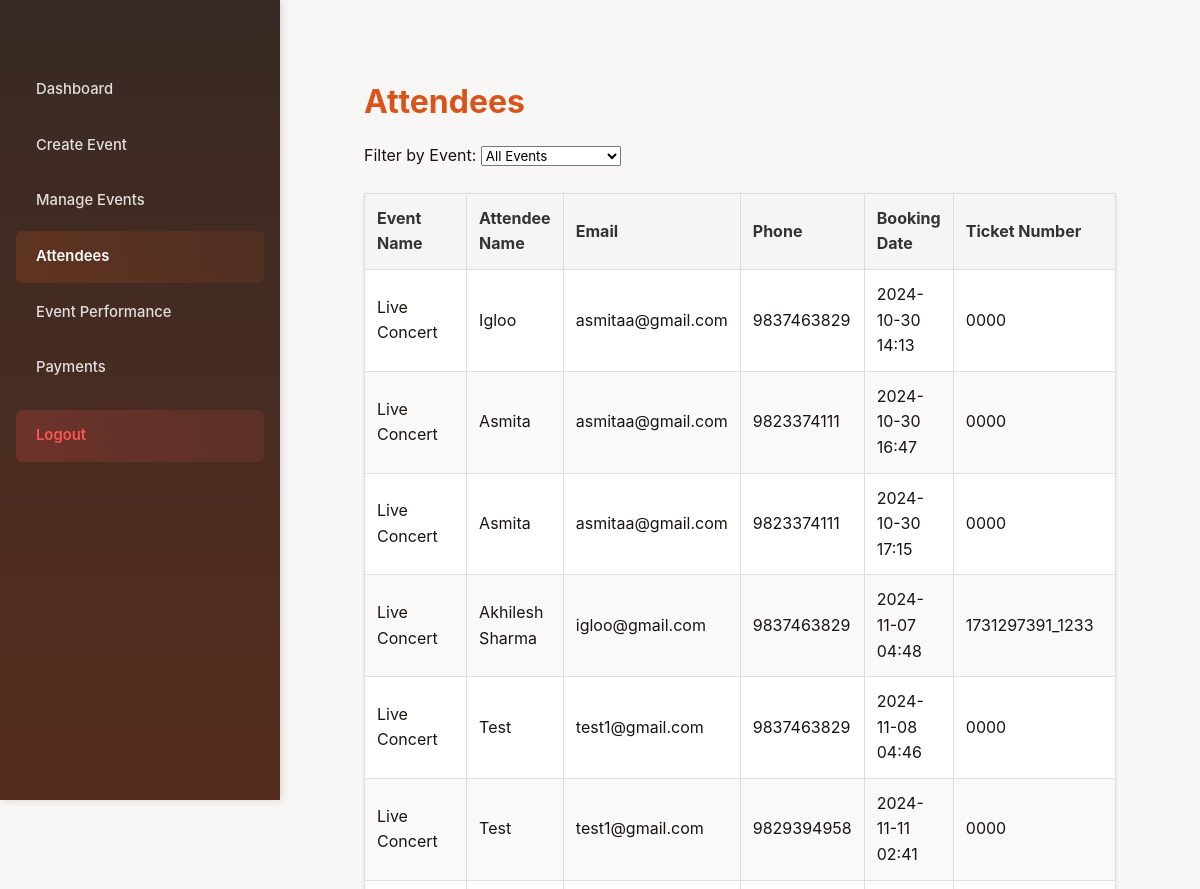
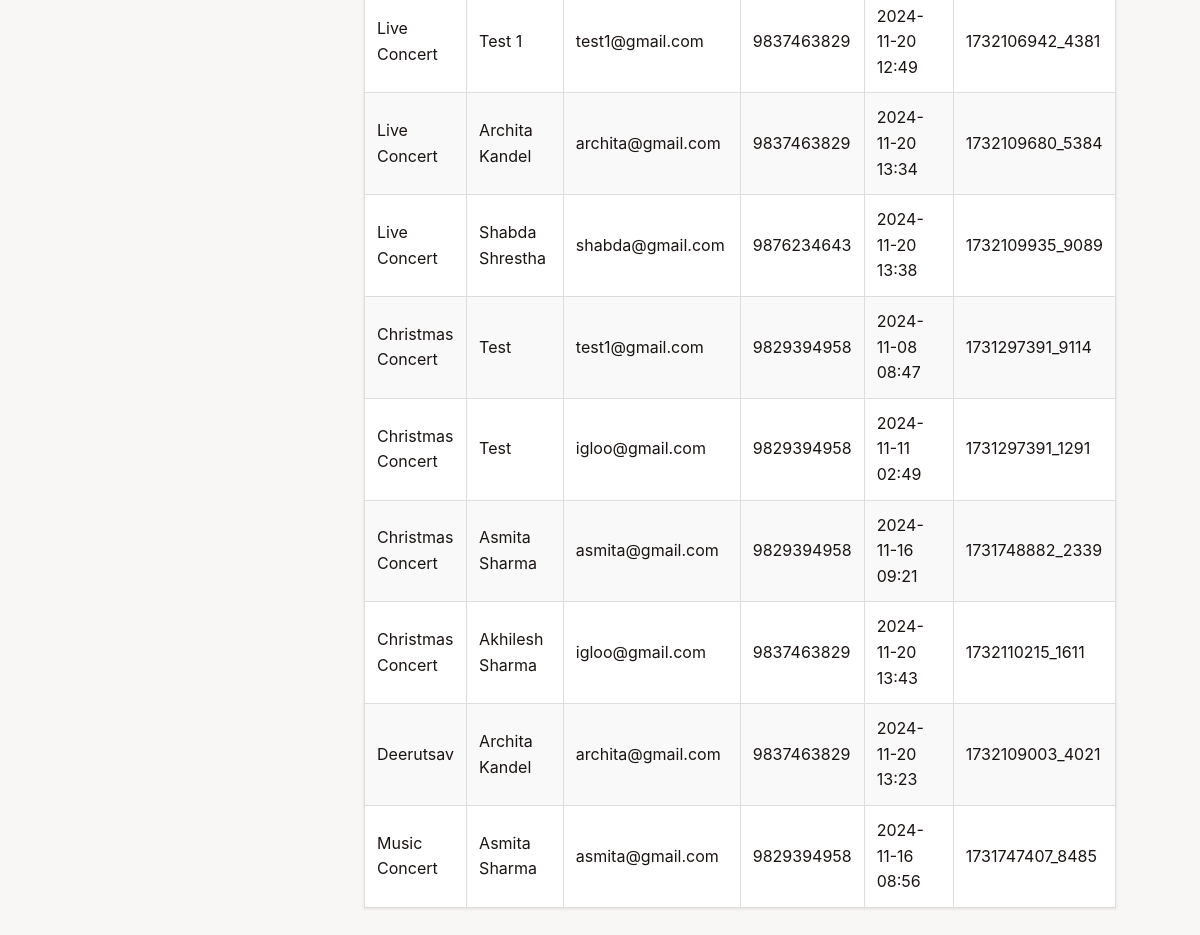
The app's page /attendees/ (signed in) with its own data (2 pictures, top to bottom).
### myApp/models.py (models this page shows, shortened)
class Booking(models.Model):
    event = models.ForeignKey(Event, on_delete=models.CASCADE, related_name='bookings', null=True, blank=True)
    name = models.CharField(max_length=100)
    email = models.EmailField(null=True, blank=True)
    phone = models.CharField(max_length=15, null=True, blank=True)
    number_of_tickets = models.PositiveIntegerField(default=1)
    ticket_price = models.DecimalField(max_digits=10, decimal_places=2, null=True, blank=True)  # Added field for ticket price
    booking_date = models.DateTimeField(auto_now_add=True)
    ticket_number = models.CharField(max_length=50, default="0000")

class Event(models.Model):
    name=models.CharField(max_length=50)
    desc=models.CharField(max_length=50)
    img = models.ImageField(upload_to='myProject/pic/pic/')
    date = models.DateField(default=timezone.now)
    time = models.TimeField(default=timezone.now)
    location = models.CharField(max_length=255, default='Unknown')
    ticket_template = models.ImageField(upload_to='myProject/pic/pic/', blank=True, null=True)
    number_of_tickets = models.PositiveIntegerField(null=True, blank=True)  # New field for tickets available
    booked_tickets = models.IntegerField(default=0)
    ticket_price = models.DecimalField(max_digits=10, decimal_places=2, null=True, blank=True)  # New field for ticket price
    organizer = models.ForeignKey(User, on_delete=models.CASCADE,default=1)  # Link to user who submits
    approved = models.BooleanField(default=False)  # Admin approval flag
    is_free = models.BooleanField(default=False)
    latitude = models.FloatField(null=True, blank=True)  # New field for latitude
    longitude = models.FloatField(null=True, blank=True)  # New field for longitude

### myApp/views.py (the view)
# urls.py: path('attendees/', views.attendees_view, name='attendees'),
@login_required
def attendees_view(request):
    organizer = request.user
    events = Event.objects.filter(organizer=organizer)
    event_id = request.GET.get('event_id')
    if event_id:
        selected_event = Event.objects.get(id=event_id, organizer=organizer)
        bookings = Booking.objects.filter(event_id=event_id, event__organizer=organizer)
        selected_event_id = int(event_id)
        remaining_tickets = selected_event.number_of_tickets - selected_event.booked_tickets
    else:
        bookings = Booking.objects.filter(event__organizer=organizer)
        selected_event = None
        selected_event_id = None
        remaining_tickets = None
    context = {
        'bookings': bookings,
        'events': events,
        'selected_event_id': selected_event_id,
        'remaining_tickets': remaining_tickets,
        'selected_event': selected_event,
    }
    return render(request, 'attendees.html', context)

### myApp/templates/myApp/attendees.html (shortened to what this page needs)
{% extends "base_organizer.html" %}
{% block content %}
<div class="attendees-wrapper">
    <h1>Attendees</h1>
    <div class="sort-filter">
        <form method="GET" action="">
            <label for="eventFilter">Filter by Event:</label>
            <select id="eventFilter" name="event_id" onchange="this.form.submit()">
                <option value="">All Events</option>
            </select>
        </form>
    </div>
    <table>
        <thead>
            <tr>
                <th>Event Name</th>
                <th>Attendee Name</th>
                <th>Email</th>
                <th>Phone</th>
                <th>Booking Date</th>
                <th>Ticket Number</th>
            </tr>
        </thead>
        <tbody>
            {% for booking in bookings %}
            <tr>
                <td>{{ booking.event.name }}</td>
                <td>{{ booking.name }}</td>
                <td>{{ booking.email }}</td>
                <td>{{ booking.phone }}</td>
                <td>{{ booking.booking_date|date:"Y-m-d H:i" }}</td>
                <td>{{ booking.ticket_number }}</td>
            </tr>
            {% empty %}
            <tr>
                <td colspan="6">No attendees found.</td>
            </tr>
            {% endfor %}
        </tbody>
    </table>
</div>
{% endblock %}

### myApp/static/css/styles.css (style rules this page uses)
body { font-family: Arial, sans-serif; background-color: #f8f9fa; margin: 0; padding: 20px; }
table { width: 100%; border-collapse: collapse; margin-top: 20px; }
thead { background-color: #343a40; color: white; }
th, td { padding: 12px; text-align: left; border: 1px solid #dee2e6; }
tbody tr:nth-child(even) { background-color: #f2f2f2; }

### myApp/templates/myApp/attendees.html (style rules this page uses)
.attendees-wrapper { padding: 1.5rem; }
.attendees-wrapper h1 { color: #d8541b; margin-bottom: 1rem; }
.attendees-wrapper .sort-filter { margin-bottom: 1.5rem; }
.attendees-wrapper table { width: 100%; border-collapse: collapse; background-color: white; box-shadow: 0 1px 3px rgba(0, 0, 0, 0.1); }
.attendees-wrapper th, .attendees-wrapper td { padding: 0.75rem; border: 1px solid #ddd; text-align: left; }
.attendees-wrapper th { background-color: #f5f5f5; color: #333; }
.attendees-wrapper tr:nth-child(even) { background-color: #f9f9f9; }

### myApp/templates/myApp/base_organizer.html (style rules this page uses)
* { margin: 0; padding: 0; box-sizing: border-box; font-family: 'Inter', system-ui, -apple-system, sans-serif; }
body { background-color: #f8f7f6; color: #1a1412; line-height: 1.6; -webkit-font-smoothing: antialiased; }

### records on screen
Booking: event.name "Live Concert", name "Igloo", email "asmitaa@gmail.com", phone "9837463829", booking_date "2024-10-30 14:13", ticket_number "0000"
Booking: event.name "Live Concert", name "Asmita", email "asmitaa@gmail.com", phone "9823374111", booking_date "2024-10-30 16:47", ticket_number "0000"
Booking: event.name "Live Concert", name "Asmita", email "asmitaa@gmail.com", phone "9823374111", booking_date "2024-10-30 17:15", ticket_number "0000"
Booking: event.name "Live Concert", name "Akhilesh Sharma", email "igloo@gmail.com", phone "9837463829", booking_date "2024-11-07 04:48", ticket_number "1731297391_1233"
Booking: event.name "Live Concert", name "Test", email "test1@gmail.com", phone "9837463829", booking_date "2024-11-08 04:46", ticket_number "0000"
Booking: event.name "Live Concert", name "Test", email "test1@gmail.com", phone "9829394958", booking_date "2024-11-11 02:41", ticket_number "0000"
Booking: event.name "Live Concert", name "Test 1", email "test1@gmail.com", phone "9837463829", booking_date "2024-11-20 12:49", ticket_number "1732106942_4381"
Booking: event.name "Live Concert", name "Archita Kandel", email "archita@gmail.com", phone "9837463829", booking_date "2024-11-20 13:34", ticket_number "1732109680_5384"
Booking: event.name "Live Concert", name "Shabda Shrestha", email "shabda@gmail.com", phone "9876234643", booking_date "2024-11-20 13:38", ticket_number "1732109935_9089"
Booking: event.name "Christmas Concert", name "Test", email "test1@gmail.com", phone "9829394958", booking_date "2024-11-08 08:47", ticket_number "1731297391_9114"
Booking: event.name "Christmas Concert", name "Test", email "igloo@gmail.com", phone "9829394958", booking_date "2024-11-11 02:49", ticket_number "1731297391_1291"
Booking: event.name "Christmas Concert", name "Asmita Sharma", email "asmita@gmail.com", phone "9829394958", booking_date "2024-11-16 09:21", ticket_number "1731748882_2339"
Booking: event.name "Christmas Concert", name "Akhilesh Sharma", email "igloo@gmail.com", phone "9837463829", booking_date "2024-11-20 13:43", ticket_number "1732110215_1611"
Booking: event.name "Deerutsav", name "Archita Kandel", email "archita@gmail.com", phone "9837463829", booking_date "2024-11-20 13:23", ticket_number "1732109003_4021"
Booking: event.name "Music Concert", name "Asmita Sharma", email "asmita@gmail.com", phone "9829394958", booking_date "2024-11-16 08:56", ticket_number "1731747407_8485"
